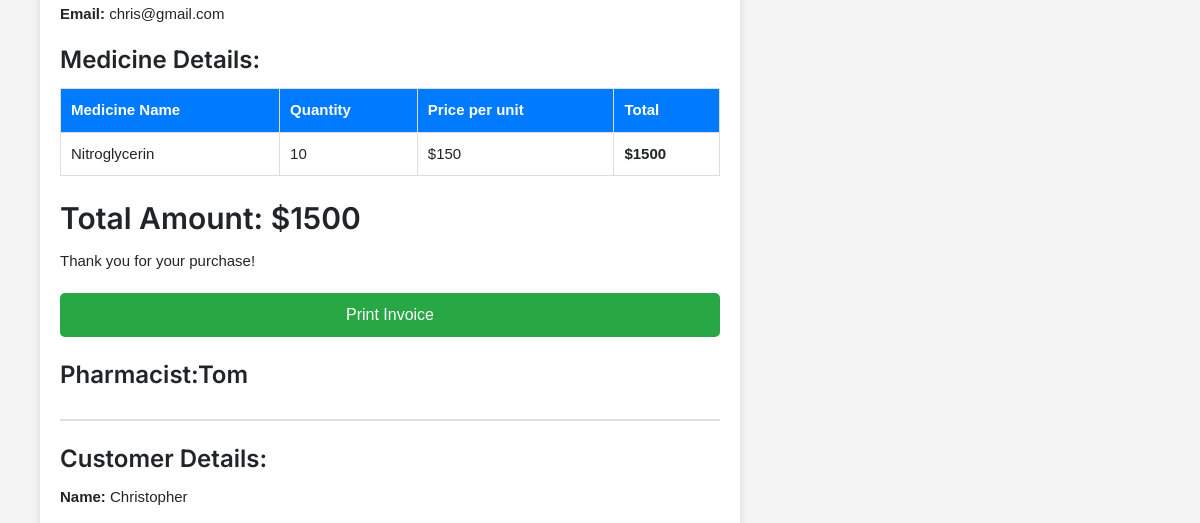
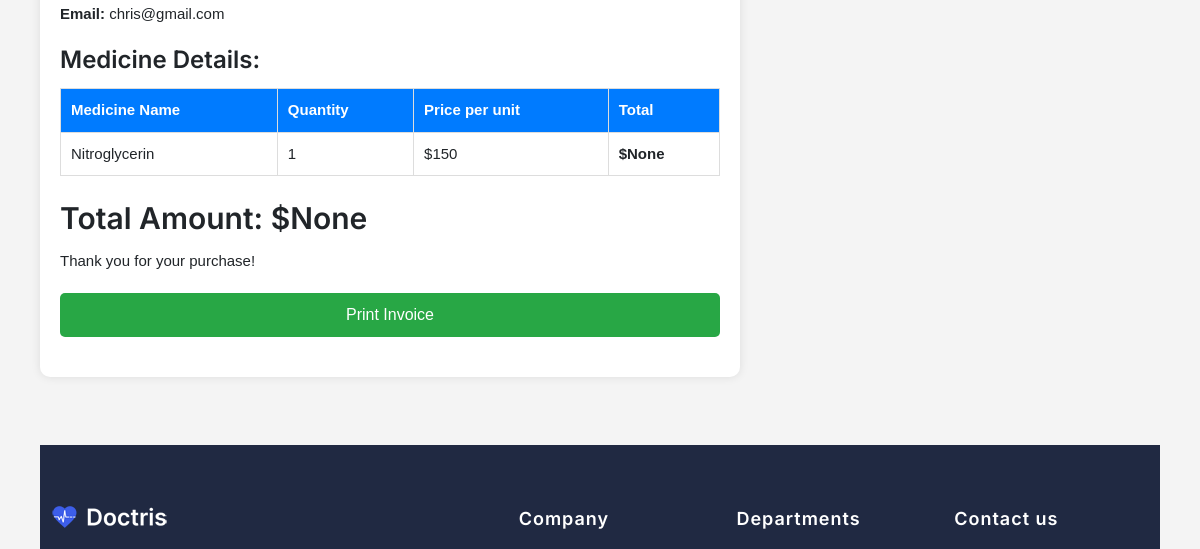
The page /invoice/ (middle part) on the database as committed earlier (2 pictures, top to bottom).
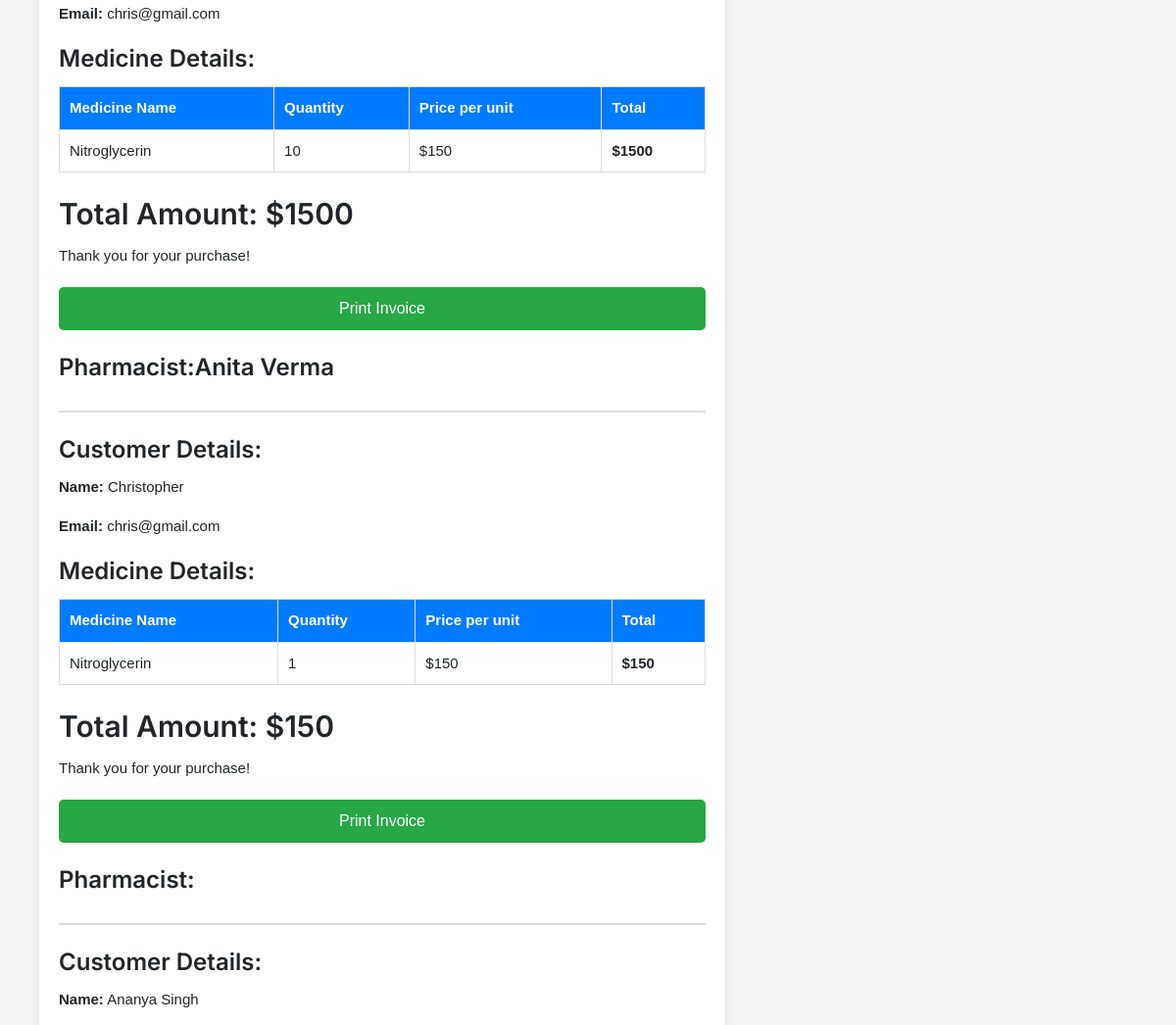
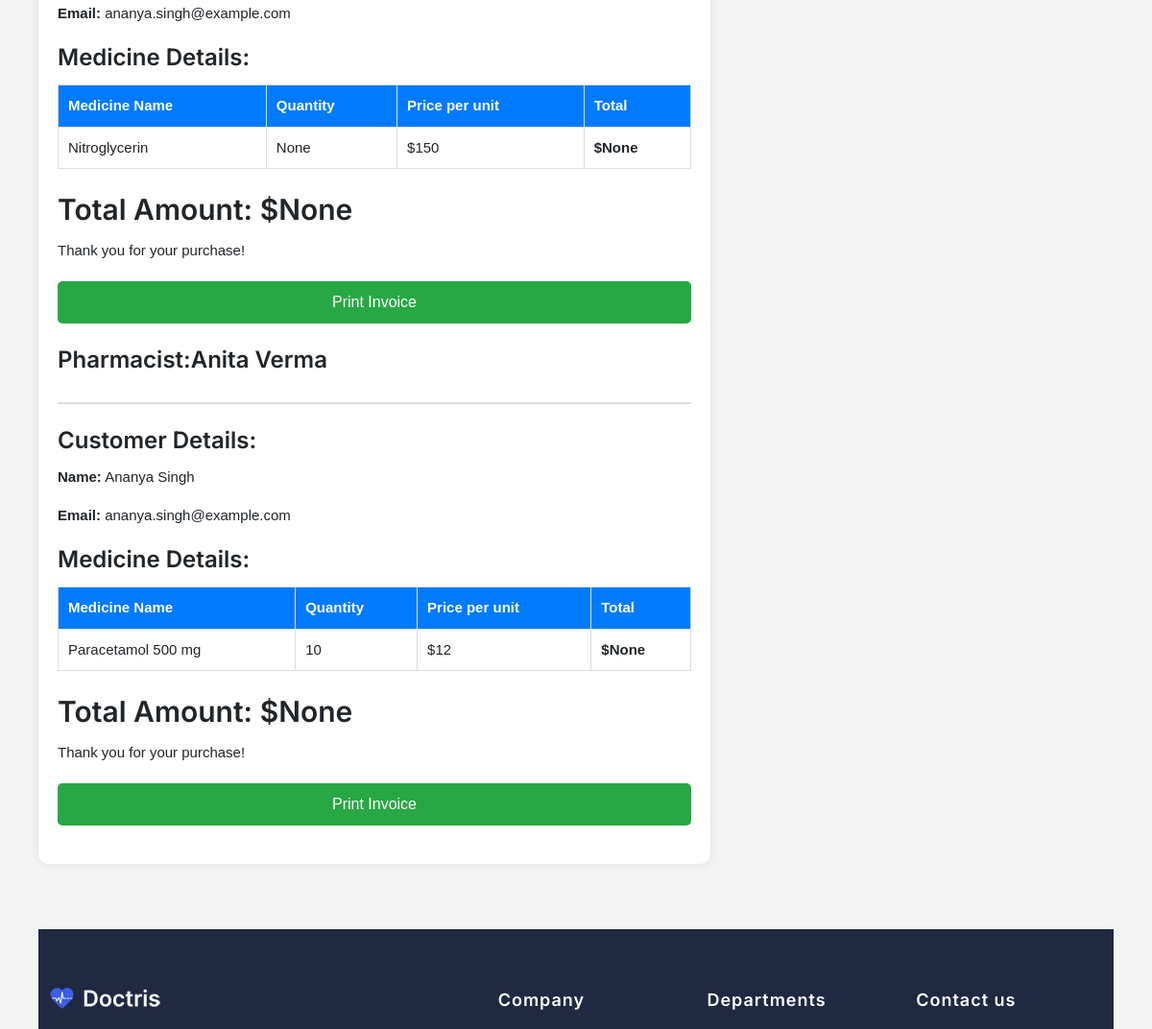
The same page on the database as committed later (2 pictures, top to bottom).
### myapp/models.py (models this page shows)
class MedicineOrder(models.Model):
    Pharmacist = models.ForeignKey(Pharmacist, on_delete=models.CASCADE, null=True)
    uid = models.ForeignKey(User, on_delete=models.CASCADE, null=True)
    mid = models.ForeignKey(Medicine, on_delete=models.CASCADE, null=True)
    date = models.DateField(auto_now_add=True)
    status = models.CharField(max_length=50, default='in_cart')
    qty = models.IntegerField(null=True)
    total = models.IntegerField(null=True)
    profit = models.IntegerField(null=True, blank=True)  # New field for profit tracking

class User(models.Model):
    name = models.CharField(max_length=100, null=True)
    email = models.EmailField(max_length=100, null=True)
    phone = models.IntegerField(null=True, blank=True)
    address = models.CharField(max_length=300, null=True)
    age = models.CharField(max_length=100,null=True)
    gender = models.CharField(max_length=100,null=True)
    image = models.FileField(null=True, upload_to="profile")
    loginId = models.ForeignKey(Login, on_delete=models.CASCADE, null=True)
    blood_group=models.CharField(max_length=200,null=True)

class Medicine(models.Model):
    pid=models.ForeignKey(Pharmacist, on_delete=models.CASCADE, null=True)
    name=models.CharField(max_length=255)
    price=models.IntegerField()
    desc=models.CharField(max_length=255,null=True, blank=True)
    qty=models.IntegerField()
    image = models.FileField(null=True, upload_to="profile")
    date=models.DateField(null=True)
    expiry=models.DateField(null=True)
    side_effects=models.CharField(max_length=255,null=True)
    orginal_Price=models.IntegerField(null=True)

class Pharmacist(models.Model):
    name = models.CharField(max_length=255)
    email = models.EmailField()
    phone = models.CharField(max_length=15)
    address = models.TextField()
    image = models.FileField(null=True, upload_to="profile")
    loginId = models.ForeignKey(Login, on_delete=models.CASCADE, null=True)
    pharmacy_license_number = models.CharField(max_length=255,null=True)
    pharmacy_name = models.CharField(max_length=255,null=True)

### myapp/views.py (the view)
# urls.py: path('invoice/',views.invoice),
def invoice(request):
    invoice=MedicineOrder.objects.all()
    return render(request,'User/invoice_details.html',{'invoice':invoice})

### templates/User/Invoice_details.html (shortened to what this page needs)
{% extends "User/common.html" %}
{% block content %}
<!DOCTYPE html>
<html lang="en">
<head>
</head>
<body>
    <br><br><br><br>
    <div class="invoice-container">
        {% for invoice in invoice %}
        <div class="invoice-header">
            <div>
                <h4>Pharmacist:{{ invoice.Pharmacist.name }}</h4>
            </div>
        </div>
        <div class="invoice-details">
            <h4>Customer Details:</h4>
            <p><strong>Name:</strong> {{ invoice.uid.name }}</p>
            <p><strong>Email:</strong> {{ invoice.uid.email }}</p>
        </div>
        <h4>Medicine Details:</h4>
        <table>
            <thead>
                <tr>
                    <th>Medicine Name</th>
                    <th>Quantity</th>
                    <th>Price per unit</th>
                    <th>Total</th>
                </tr>
            </thead>
            <tbody>
                <tr>
                    <td>{{ invoice.mid.name }}</td>
                    <td>{{ invoice.qty }}</td>
                    <td>${{ invoice.mid.price }}</td>
                    <td class="total">${{ invoice.total}}</td>
                </tr>
            </tbody>
        </table>
        <div class="invoice-footer">
            <h3>Total Amount: ${{ invoice.total }}</h3>
            <p>Thank you for your purchase!</p>
        </div>
        <a href="javascript:window.print()" class="btn-print">Print Invoice</a>
        {% endfor %}
    </div>
<br><br><br>
</body>
</html>
{% endblock  %}

Rows that differ between the two databases and show on the page:
changed MedicineOrder "Christopher": Pharmacist.name "Tom" → "Anita Verma"; total "None" → "150"
added MedicineOrder: uid.name "Ananya Singh", uid.email "ananya.singh@example.com", mid.name "Nitroglycerin", qty "None", mid.price "150", total "None"
added MedicineOrder: Pharmacist.name "Anita Verma", uid.name "Ananya Singh", uid.email "ananya.singh@example.com", mid.name "Paracetamol 500 mg", qty "10", mid.price "12", total "None"
